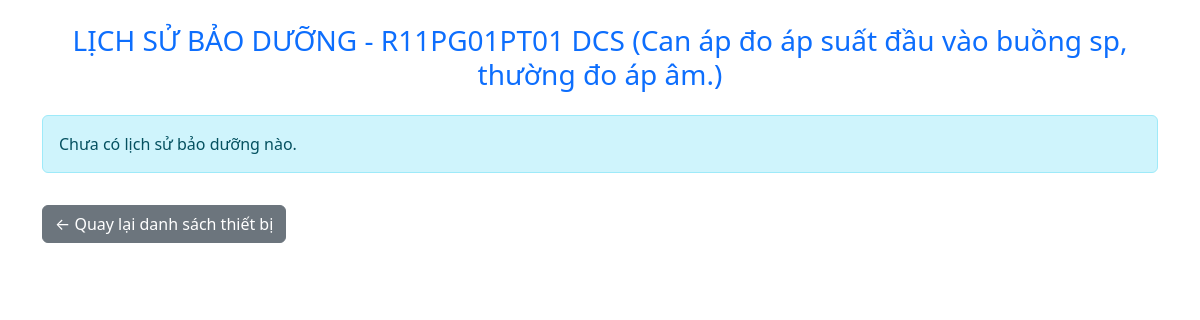
The page /device/82/history on the database its author committed.
### tables this page shows
CREATE TABLE devices (
    id INTEGER PRIMARY KEY AUTOINCREMENT,
    code TEXT,
    name TEXT,
    specs TEXT,
    category TEXT,
    manufacturer TEXT,
    year TEXT,
    date_in_use TEXT,
    status TEXT,
    location TEXT,
    link TEXT,
    stage TEXT
);

### app.py (the view)
@app.route('/device/<int:device_id>/history')
def device_history(device_id):
    conn = get_db()
    device = conn.execute('SELECT * FROM devices WHERE id = ?', (device_id,)).fetchone()
    history = conn.execute('SELECT * FROM maintenance_history WHERE device_id = ? ORDER BY date DESC', (device_id,)).fetchall()
    conn.close()
    return render_template('maintenance_history.html', device=device, history=history)

### app.py (called while the page is built)
def get_db():
    conn = sqlite3.connect(DB_FILE)
    conn.row_factory = sqlite3.Row
    return conn

### templates/maintenance_history.html (shortened to what this page needs)
<!DOCTYPE html>
<html lang="vi">
<head>
    <link href="https://cdn.jsdelivr.net/npm/bootstrap@5.3.0/dist/css/bootstrap.min.css" rel="stylesheet">
</head>
<body class="p-4">
  <div class="container">
    <h3 class="mb-4 text-primary text-center">LỊCH SỬ BẢO DƯỠNG - {{ device.code }} ({{ device.name }})</h3>
    {% if history %}
      <table class="table table-bordered table-striped table-hover">
        <thead class="table-light">
          <tr>
            <th>Thiết bị</th>
            <th>Ngày bảo dưỡng</th>
            <th>Nội dung</th>
            <th>Người thực hiện</th>
            <th>Ảnh</th>
          </tr>
        </thead>
        <tbody>
          {% for h in history %}
          <tr>
            <td>{{ device.code }} - {{ device.name }}</td>
            <td>{{ h.date }}</td>
            <td>{{ h.content }}</td>
            <td>{{ h.performed_by }}</td>
            <td class="text-center">
              {% if h.image_filename %}
                {% if '.jpg' in h.image_filename or '.jpeg' in h.image_filename or '.png' in h.image_filename or '.gif' in h.image_filename %}
                  <img src="{{ url_for('static', filename='uploads/' + h.image_filename) }}" style="max-width:100px;">
                {% else %}
                  <a href="{{ h.image_filename }}" target="_blank">Link ảnh</a>
                {% endif %}
              {% else %}
                -
              {% endif %}
            </td>
          </tr>
          {% endfor %}
        </tbody>
      </table>
    {% else %}
      <div class="alert alert-info">Chưa có lịch sử bảo dưỡng nào.</div>
    {% endif %}
    <a href="{{ url_for('index') }}" class="btn btn-secondary mt-3">← Quay lại danh sách thiết bị</a>
  </div>
</body>
</html>

### rows shown on the page
devices: code "R11PG01PT01 DCS", name "Can áp đo áp suất đầu vào buồng sp, thường đo áp âm."
